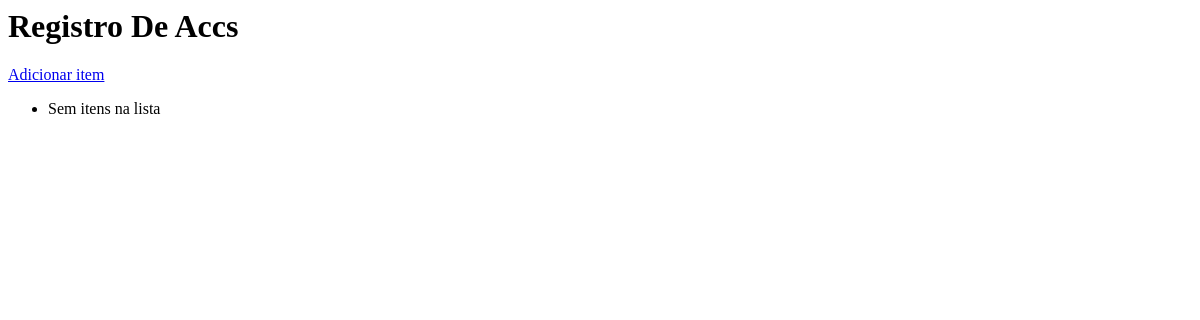
Before: / with the older database file.
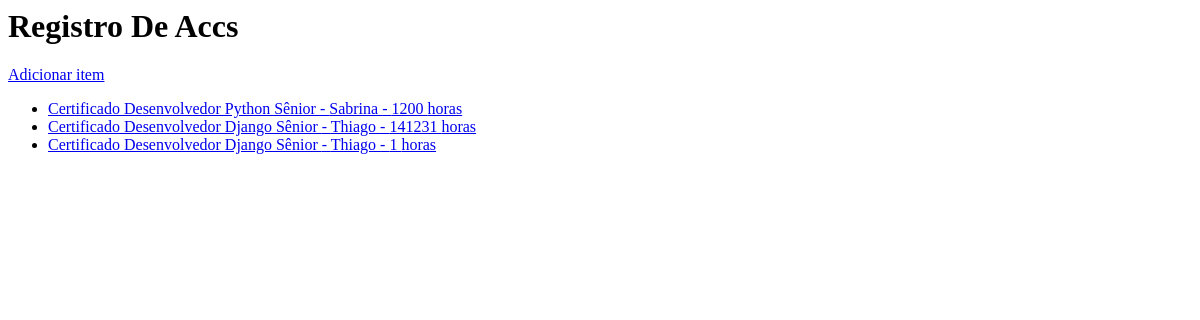
After: the same page with the newer database file.
### accs/models.py (models this page shows)
class Acc(models.Model):
	titulo = models.CharField(max_length=200)
	aluno = models.CharField(max_length=200)
	horas = models.CharField(max_length=200)

### accs/views.py (the view)
# urls.py: url(r'^$', views.index, name='index'),
def index(request):
	accList = Acc.objects.all()
	context = {'accList': accList}
	return render(request, 'index.html', context)

### accs/templates/index.html
<h1>Registro De Accs</h1>
<a href="/adiciona/">Adicionar item</a>
<ul>
	{% for item in accList %}
		<li>
			<a href="/item/{{item.id}}/">
				{{item.titulo}} - {{item.aluno}} - {{item.horas}} horas
			</a>
		</li>
	{% empty %}
		<li>Sem itens na lista</li>
	{% endfor %}
</ul>

Changed rows visible on the page:
added Acc: titulo "Certificado Desenvolvedor Python Sênior", aluno "Sabrina", horas "1200"
added Acc: titulo "Certificado Desenvolvedor Django Sênior", aluno "Thiago", horas "141231"
added Acc: titulo "Certificado Desenvolvedor Django Sênior", aluno "Thiago", horas "1"
Other visible differences:
text no longer shown: "Sem itens na lista"
